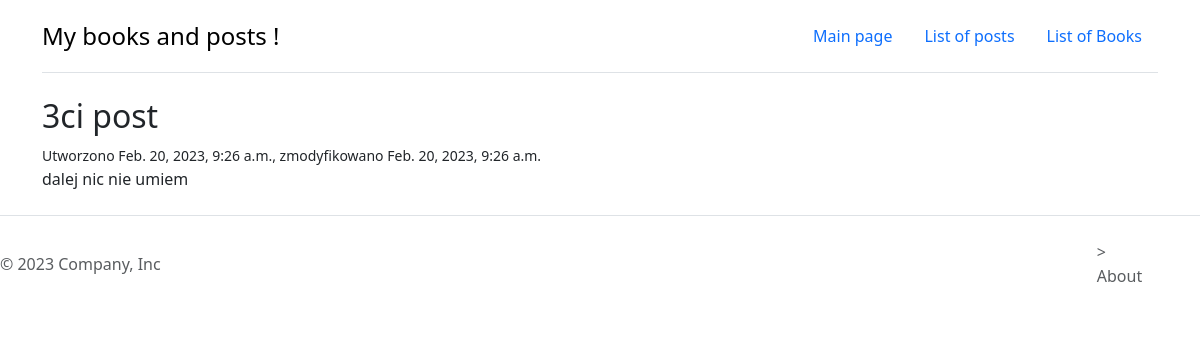
Page /posts/3 on the committed database.
### posts/models.py (models this page shows, shortened)
class Timestamped(models.Model, CheckAgeMixin):
    created = models.DateTimeField(auto_now_add=True)
    modified = models.DateTimeField(auto_now_add=True)
    class Meta:
        abstract = True

class Post(Timestamped):
    title = models.CharField(max_length=250)
    content = models.TextField()
    published = models.BooleanField(default=False)
    sponsored = models.BooleanField(default=False)
    author = models.ForeignKey("auth.User", on_delete=models.CASCADE, related_name="posts")
    tags = models.ManyToManyField("tags.Tag", related_name="posts")
    categories = models.ManyToManyField(Category, related_name='posts', blank=True)
    example_file = models.FileField(upload_to='posts/examples/', blank=True, null=True)

### posts/views.py (the view)
# urls.py: path('<int:post_id>', post_details, name='details'),
def post_details(request, post_id):
    post = Post.objects.get(pk=post_id)
    context = {'post': post}
    return render(request, 'posts/post_details.html', context)

### posts/templates/posts/post_details.html
{% extends 'base.html' %}
{% block content %}
    <h2>{{ post.title }}</h2>
    <div>
        <small>Utworzono {{ post.created }}, zmodyfikowano {{ post.modified }} </small>
    </div>
    <div>
        <p> {{ post.content }} </p>
    </div>
{% endblock %}

### main/static/main/css/style.css (style rules this page uses)
body { background-color: #fff; }

### rows in the picture
Post: title "3ci post", created "Feb. 20, 2023, 9:26 a.m.", modified "Feb. 20, 2023, 9:26 a.m.", content "dalej nic nie umiem"
